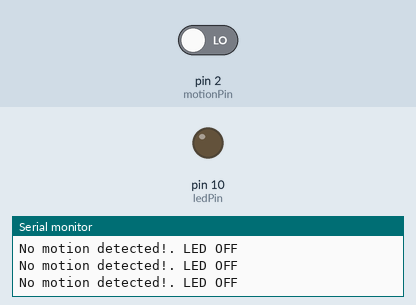
The sketch below on a simulated Arduino Uno, built with avr-gcc and run on an emulated ATmega328P. Parts: output pins drawn as LEDs (lit = HIGH), the last lines printed to the serial monitor. The inputs (shaded band) are chosen by the test bench; at power-on: pin 2 (motionPin) LOW.

Above: at 3.8 s.
3.9 s: pin 2 (motionPin) driven HIGH
At 4.8 s:
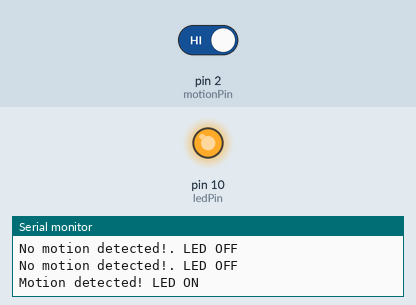
6.0 s: pin 2 (motionPin) driven LOW
At 7.2 s:
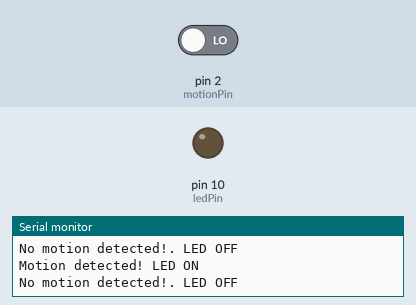
Timing chart, 0 to 9.0 s (numbered marks = the images above; inputs shaded):
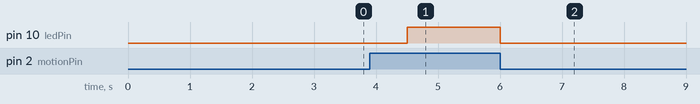

The sketch:

Task1_1P.ino
```cpp
int ledPin = 10;
int motionPin = 2; // Motion sensor digital output

void setup() {
    pinMode(motionPin, INPUT);
    pinMode(ledPin, OUTPUT);
    Serial.begin(9600);
}

void loop() {
    int motionDetected = digitalRead(motionPin);

    if (motionDetected == HIGH) {
        digitalWrite(ledPin, HIGH); // Turn LED on
        Serial.println("Motion detected! LED ON");
    } else {
        digitalWrite(ledPin, LOW); // Turn LED off
        Serial.println("No motion detected!. LED OFF");
    }

    delay(1500);
}
```

Measured:
- after the input at 3.9 s, pin 10 (ledPin): LOW → HIGH after 0.60 s
- after the input at 6.0 s, pin 10 (ledPin): HIGH → LOW at once
